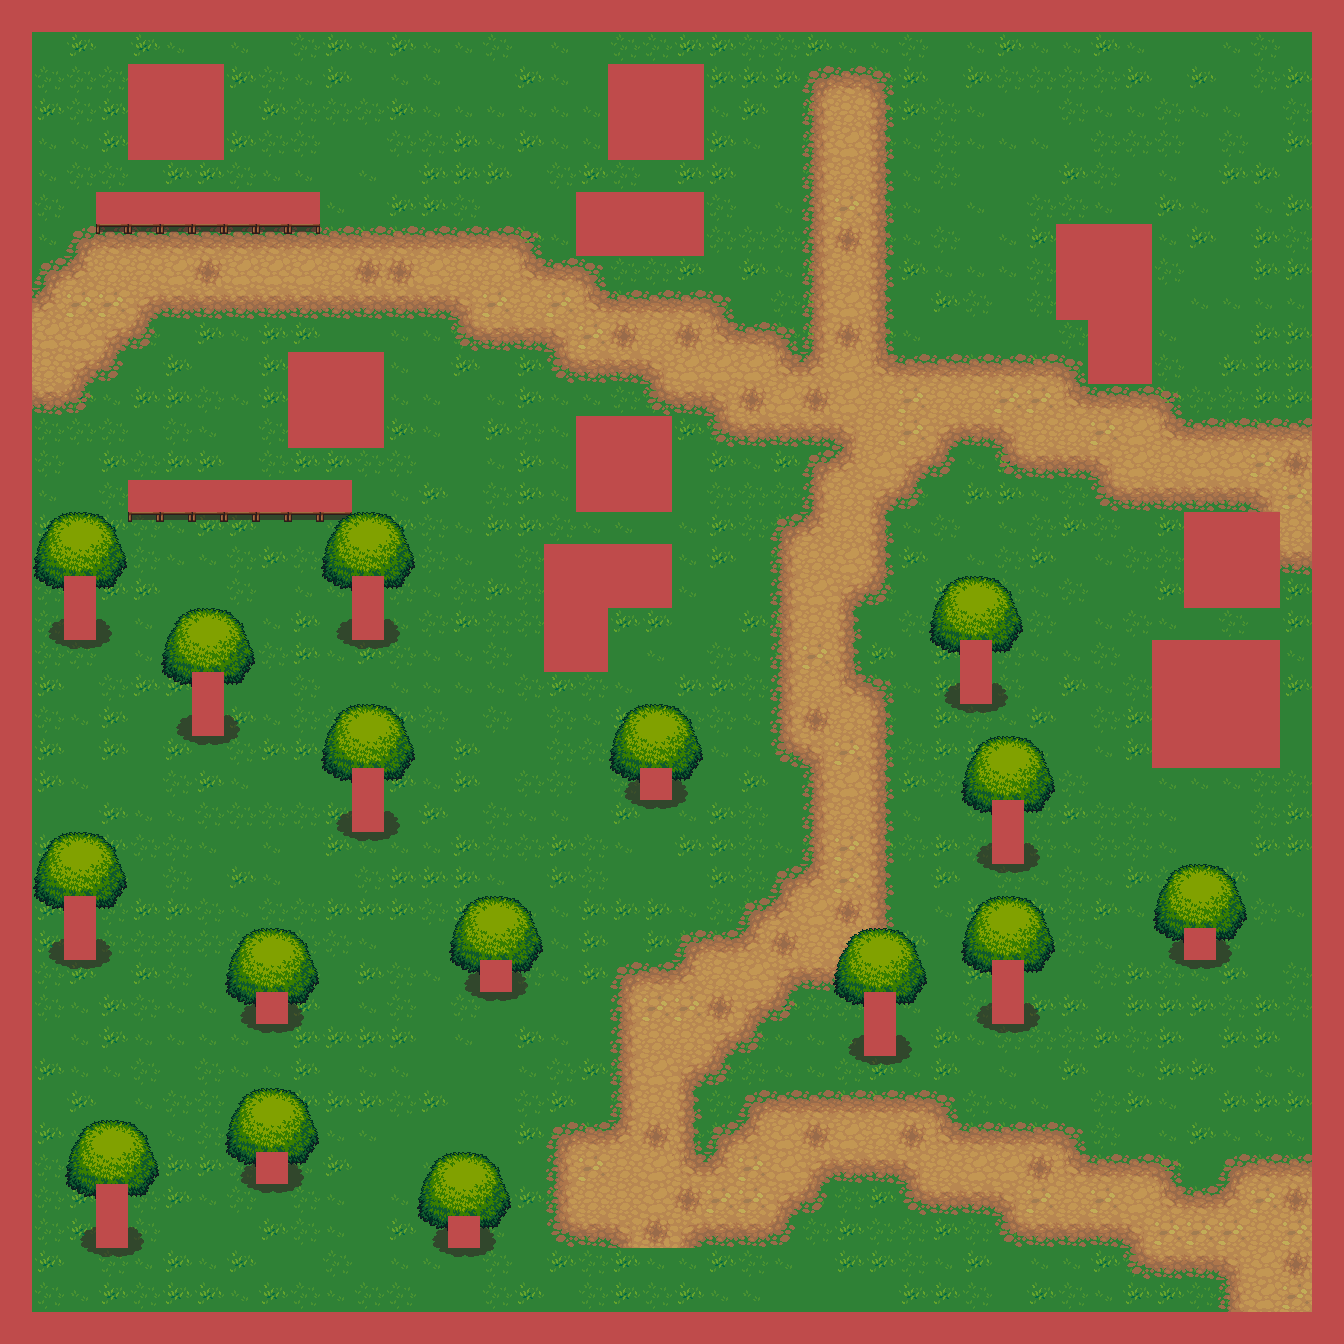

A 2D game scene composited from a Tiled map and its tileset images. What follows is a short description and the map's XML, with each tile layer's data collapsed to a summary:
An orthogonal 42x42 tile map with 32x32 px tiles, 7 tile layers (Tile Layer 2, Tile Layer 1, Tile Layer 3, Tile Layer 4, ...), 6 tilesets.

<map version="1.0" tiledversion="1.1.5" orientation="orthogonal" renderorder="right-down" width="42" height="42" tilewidth="32" tileheight="32" infinite="0" nextobjectid="1">
 <tileset firstgid="1" source="../assets/Terrain.tsx" />
 <tileset firstgid="1025" source="../assets/obj_misk_atlas.tsx" />
 <tileset firstgid="2049" source="../assets/house.tsx" />
 <tileset firstgid="2112" source="../assets/trunk.tsx" />
 <tileset firstgid="2130" source="../assets/treetop.tsx" />
 <tileset firstgid="2172" source="../assets/castlefloors.tsx" />
 <layer name="Tile Layer 2" width="42" height="42">
  <data>[1764 cells, 0 non-empty, 0 distinct tile ids]</data>
 </layer>
 <layer name="Tile Layer 1" width="42" height="42">
  <data>[1764 cells, 1600 non-empty, 1 distinct tile ids]</data>
 </layer>
 <layer name="Tile Layer 3" width="42" height="42">
  <data>[1764 cells, 1600 non-empty, 7 distinct tile ids]</data>
 </layer>
 <layer name="Tile Layer 4" width="42" height="42">
  <data>[1764 cells, 414 non-empty, 25 distinct tile ids]</data>
 </layer>
 <layer name="Tile Layer 5" width="42" height="42">
  <data>[1764 cells, 212 non-empty, 39 distinct tile ids]</data>
 </layer>
 <layer name="Tile Layer 7" width="42" height="42">
  <data>[1764 cells, 144 non-empty, 9 distinct tile ids]</data>
 </layer>
 <layer name="Tile Layer 6" width="42" height="42">
  <data>[1764 cells, 298 non-empty, 1 distinct tile ids]</data>
 </layer>
</map>
